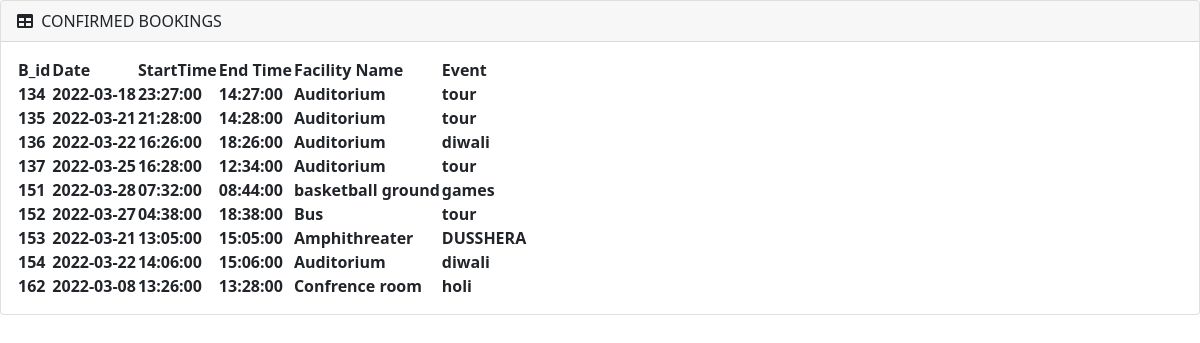
The page /showbook.php (signed in) on the database its author committed.
### tables this page shows
CREATE TABLE `booked` (
  `bid` varchar(20) NOT NULL,
  `f_id` varchar(20) NOT NULL,
  `Date` date NOT NULL,
  `Start_Time` time NOT NULL,
  `End_time` time NOT NULL,
  `Facility_name` varchar(40) NOT NULL,
  `Event_name` varchar(40) NOT NULL
);

### showbook.php (the view, shortened to what this page needs)
<?php include 'script.php'; ?>
<!DOCTYPE html>
<html lang="en">
<head>
    <link href="https://cdn.jsdelivr.net/npm/simple-datatables@latest/dist/style.css" rel="stylesheet" />
    <link href="css/styles.css" rel="stylesheet" />
    <link rel="stylesheet" href="https://cdnjs.cloudflare.com/ajax/libs/font-awesome/6.0.0/css/all.min.css" />
</head>
<body>
<div class="card mb-4">
    <div class="card-header">
        <i class="fas fa-table me-1"></i>
        CONFIRMED BOOKINGS
    </div>
    <div class="card-body">
        <table id="datatablesSimple">
            <thead>
                <tr>
                    <th>B_id</th>
                    <th>Date</th>
                    <th>StartTime</th>
                    <th>End Time</th>
                    <th>Facility Name</th>
                    <th>Event</th>
                </tr>
            </thead>
            <tbody>
            <?php
            $conn = mysqli_connect("localhost", "root", "1234", "project");
            $Y=$_SESSION['f_id'];
            $show = "select * from booked where f_id='$Y'";
           $query = mysqli_query($conn, $show);
            while($res=mysqli_fetch_assoc($query))
            {
            ?>
            <tr>
                <th><?php echo $res['bid'] ?></th>
                <th><?php echo $res['Date']?></th>
                <th><?php echo $res['Start_Time'] ?></th>
                <th><?php echo $res['End_time'] ?></th>
                <th><?php echo $res['Facility_name'] ?></th>
                <th><?php echo $res['Event_name'] ?></th>
            </tr>
           <?php
            }
           ?>
            </tbody>
</div>
</body>
</html>

### rows shown on the page
booked: bid "134", Date "2022-03-18", Start_Time "23:27:00", End_time "14:27:00", Facility_name "Auditorium", Event_name "tour"
booked: bid "135", Date "2022-03-21", Start_Time "21:28:00", End_time "14:28:00", Facility_name "Auditorium", Event_name "tour"
booked: bid "136", Date "2022-03-22", Start_Time "16:26:00", End_time "18:26:00", Facility_name "Auditorium", Event_name "diwali"
booked: bid "137", Date "2022-03-25", Start_Time "16:28:00", End_time "12:34:00", Facility_name "Auditorium", Event_name "tour"
booked: bid "151", Date "2022-03-28", Start_Time "07:32:00", End_time "08:44:00", Facility_name "basketball ground", Event_name "games"
booked: bid "152", Date "2022-03-27", Start_Time "04:38:00", End_time "18:38:00", Facility_name "Bus", Event_name "tour"
booked: bid "153", Date "2022-03-21", Start_Time "13:05:00", End_time "15:05:00", Facility_name "Amphithreater", Event_name "DUSSHERA"
booked: bid "154", Date "2022-03-22", Start_Time "14:06:00", End_time "15:06:00", Facility_name "Auditorium", Event_name "diwali"
booked: bid "162", Date "2022-03-08", Start_Time "13:26:00", End_time "13:28:00", Facility_name "Confrence room", Event_name "holi"
